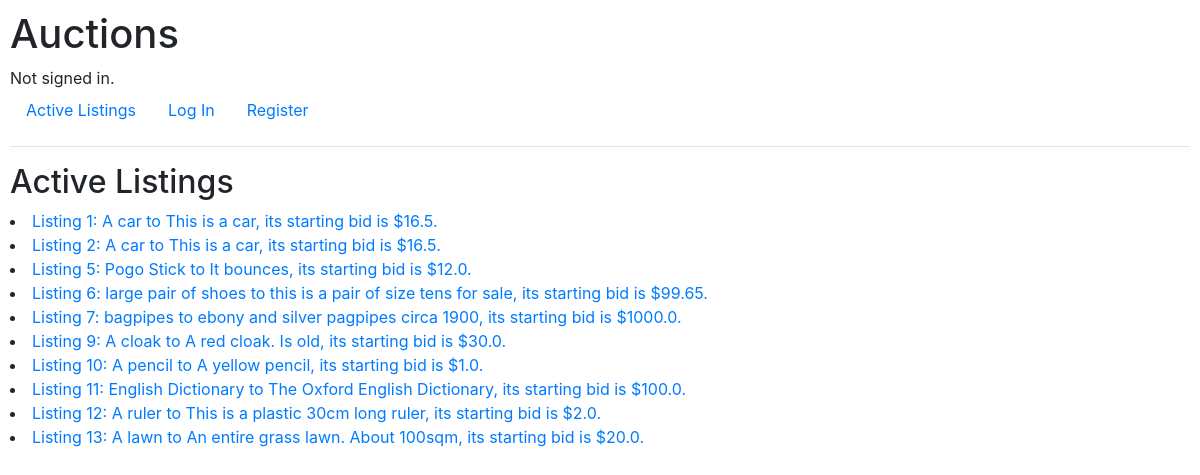
The page / on the database its author committed.
### auctions/models.py (models this page shows, shortened)
class Auction_listings(models.Model):
    name = models.CharField(max_length=64)
    body_text = models.TextField()
    init_price = models.FloatField(max_length=16)
    picture = models.URLField(null = True, blank=True)
    category = models.ForeignKey(Category, on_delete=models.CASCADE, max_length=16, null = True)
    status = models.BooleanField(default = True)

### auctions/views.py (the view)
# urls.py: path("", views.index, name="index"),
def index(request):
    return render(request, "auctions/index.html", {
        "listings": Auction_listings.objects.all()
    })

### auctions/templates/auctions/index.html
{% extends "auctions/layout.html" %}
{% block body %}
    <h2>Active Listings</h2>
    {% for listing in listings %}
    <li>
        <a href="{% url 'listing' listing.id%}">
            Listing {{ listing.id }}: {{ listing.name }} to {{ listing.body_text }}, its starting bid is ${{listing.init_price}}.
        </a>
    </li>
    {% endfor %}
{% endblock %}

### auctions/static/auctions/styles.css (style rules this page uses)
body { padding: 10px; }

### rows shown on the page
Auction_listings: id "1", name "A car", body_text "This is a car", init_price "16.5"
Auction_listings: id "2", name "A car", body_text "This is a car", init_price "16.5"
Auction_listings: id "5", name "Pogo Stick", body_text "It bounces", init_price "12.0"
Auction_listings: id "6", name "large pair of shoes", body_text "this is a pair of size tens for sale", init_price "99.65"
Auction_listings: id "7", name "bagpipes", body_text "ebony and silver pagpipes circa 1900", init_price "1000.0"
Auction_listings: id "9", name "A cloak", body_text "A red cloak. Is old", init_price "30.0"
Auction_listings: id "10", name "A pencil", body_text "A yellow pencil", init_price "1.0"
Auction_listings: id "11", name "English Dictionary", body_text "The Oxford English Dictionary", init_price "100.0"
Auction_listings: id "12", name "A ruler", body_text "This is a plastic 30cm long ruler", init_price "2.0"
Auction_listings: id "13", name "A lawn", body_text "An entire grass lawn. About 100sqm", init_price "20.0"
